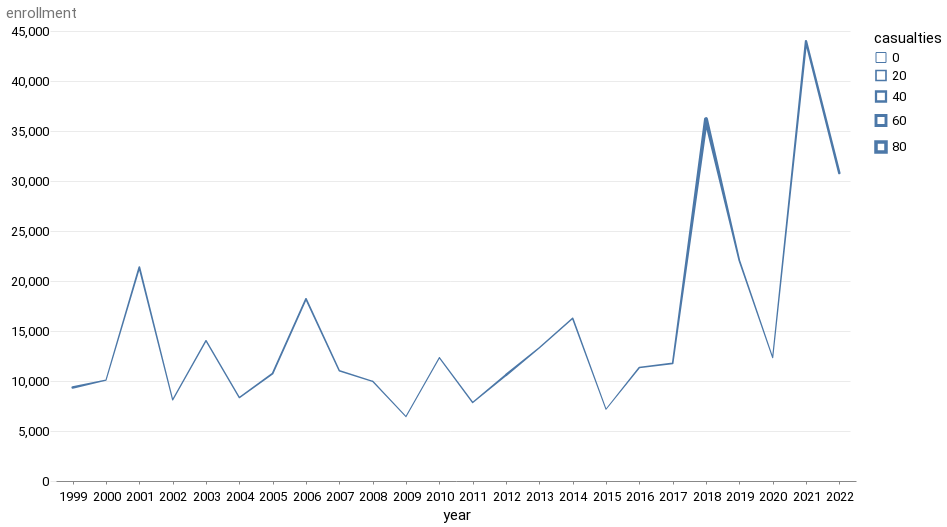

Write notebook code for a chart like this one.
### Code cell
alt.Chart(grouped_victims).mark_trail().encode(
    x="year", y="enrollment", size="casualties"
)

### Figure 1 — Vega-Lite specification as saved in the notebook (floating-point values rounded to 4 significant figures)
{"config": {"view": {"width": 800, "height": 450, "strokeOpacity": 0}, "background": "#ffffff", "title": {"anchor": "start", "font": "Summit Sans", "fontColor": "palette[\"black\"]", "fontSize": 18, "fontWeight": "normal"}, "arc": {"fill": "#00d4d8"}, "area": {"fill": "#00d4d8"}, "line": {"stroke": "#00d4d8", "strokeWidth": 3}, "path": {"stroke": "#00d4d8"}, "rect": {"fill": "#00d4d8"}, "shape": {"stroke": "#00d4d8"}, "bar": {"fill": "#00d4d8"}, "point": {"stroke": "#00d4d8"}, "symbol": {"fill": "#00d4d8", "size": 30}, "axis": {"titleFont": "Roboto", "titleFontSize": 15, "titleFontWeight": "normal", "labelFont": "Roboto, sans", "labelFontSize": 13, "labelFontWeight": "normal"}, "axisX": {"labelAngle": 0, "labelPadding": 6, "tickSize": 3, "grid": false}, "axisY": {"labelBaseline": "middle", "maxExtent": 45, "minExtent": 45, "titleAlign": "left", "titleAngle": 0, "titleX": -45, "titleY": -11, "domainOpacity": 0, "gridWidth": 0.6, "gridColor": "#dddddd", "offset": 6, "tickSize": 0, "titleColor": "#767676"}, "legend": {"titleFont": "Roboto", "titleFontSize": 15, "titleFontWeight": "normal", "symbolType": "square", "labelFont": "Roboto, sans", "labelFontSize": 13}, "range": {"category": ["#005f66", "#e37e2d", "#d64a3b", "#76b0ef", "#c1bc40"], "diverging": ["#e68a4f", "#f4bb6a", "#f9e39c", "#dadfe2", "#a6b7c6", "#849eae"], "heatmap": ["#7ff6f6", "#00eeef", "#00d4d8", "#00abb2", "#00848b", "#fbf2c7", "#00363d"], "ordinal": ["#7ff6f6", "#00eeef", "#00d4d8", "#00abb2", "#00848b", "#fbf2c7", "#00363d"], "ramp": ["#7ff6f6", "#00eeef", "#00d4d8", "#00abb2", "#00848b", "#fbf2c7", "#00363d"]}}, "data": {"name": "data-2b8a530a9c68d361774ab03c91e4515c"}, "mark": "trail", "encoding": {"size": {"field": "casualties", "type": "quantitative"}, "x": {"field": "year", "type": "nominal"}, "y": {"field": "enrollment", "type": "quantitative"}}, "$schema": "https://vega.github.io/schema/vega-lite/v4.17.0.json", "datasets": {"data-2b8a530a9c68d361774ab03c91e4515c": [{"year": "1999", "enrollment": 9345, "casualties": 49, "y": 2}, {"year": "2000", "enrollment": 10093, "casualties": 7, "y": 2}, {"year": "2001", "enrollment": 21379, "casualties": 27, "y": 2}, {"year": "2002", "enrollment": 8110, "casualties": 8, "y": 2}, {"year": "2003", "enrollment": 14028, "casualties": 13, "y": 2}, {"year": "2004", "enrollment": 8338, "casualties": 12, "y": 2}, {"year": "2005", "enrollment": 10751, "casualties": 26, "y": 2}, {"year": "2006", "enrollment": 18215, "casualties": 25, "y": 2}, {"year": "2007", "enrollment": 11023, "casualties": 18, "y": 2}, {"year": "2008", "enrollment": 9969, "casualties": 10, "y": 2}, {"year": "2009", "enrollment": 6445, "casualties": 5, "y": 2}, {"year": "2010", "enrollment": 12327, "casualties": 9, "y": 2}, {"year": "2011", "enrollment": 7852, "casualties": 11, "y": 2}, {"year": "2012", "enrollment": 10600, "casualties": 40, "y": 2}, {"year": "2013", "enrollment": 13325, "casualties": 16, "y": 2}, {"year": "2014", "enrollment": 16274, "casualties": 20, "y": 2}, {"year": "2015", "enrollment": 7176, "casualties": 2, "y": 2}, {"year": "2016", "enrollment": 11345, "casualties": 20, "y": 2}, {"year": "2017", "enrollment": 11767, "casualties": 21, "y": 2}, {"year": "2018", "enrollment": 36185, "casualties": 95, "y": 2}, {"year": "2019", "enrollment": 22055, "casualties": 24, "y": 2}, {"year": "2020", "enrollment": 12341, "casualties": 6, "y": 2}, {"year": "2021", "enrollment": 43971, "casualties": 45, "y": 2}, {"year": "2022", "enrollment": 30791, "casualties": 47, "y": 2}]}}
